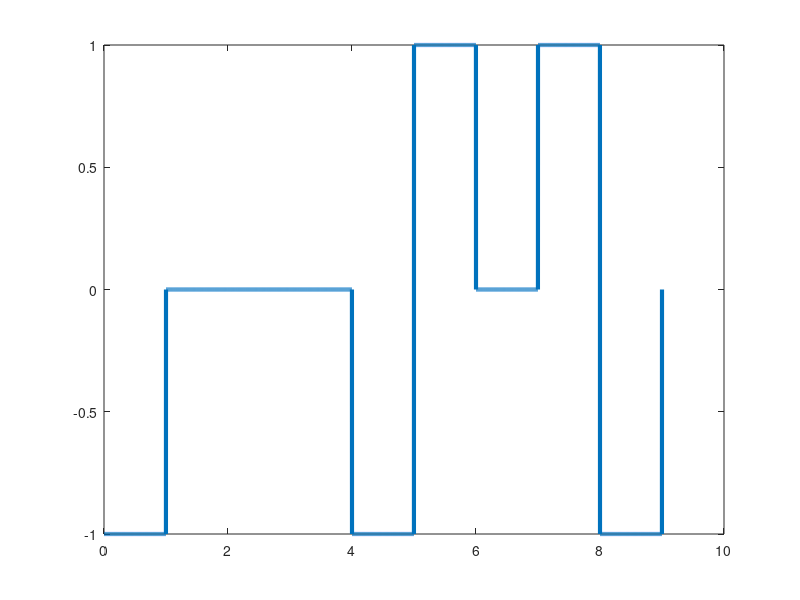

MATLAB code to generate this figure:
clc
clear all
close all

bits = [1 0 0 0 0 0 0 0 0];
bitrate = 1;
n = 1000;
T = length(bits)/bitrate;
N = n*length(bits);
dt = T/N;
t = 0:dt:T;
x = zeros(1,length(t));
counter = 0;
lastbit = 1;
for i=1:length(bits)
  if bits(i)==0
    counter = counter + 1;
    if counter==8
      x((i-1-7)*n+1:(i-7)*n) = 0;
      x((i-1-6)*n+1:(i-6)*n) = 0;
      x((i-1-5)*n+1:(i-5)*n) = 0;
      x((i-1-4)*n+1:(i-4)*n) = lastbit;
      x((i-1-3)*n+1:(i-3)*n) = -lastbit;
      lastbit = -lastbit;
      x((i-1-2)*n+1:(i-2)*n) = 0;
      x((i-1-1)*n+1:(i-1)*n) = lastbit;
      x((i-1)*n+1:i*n) = -lastbit;
      lastbit = -lastbit;
      counter = 0;
    end
  else
    counter = 0;
    x((i-1)*n+1:i*n) = -lastbit;
    lastbit = -lastbit;
  end
end
plot(t, x, 'Linewidth', 3);
counter = 0;
lastbit = 1;
for i = 1:length(t)
  if t(i)>counter
    counter = counter + 1;
    if x(i)==lastbit
      result(counter:counter+4) = 0;
      counter = counter + 4;
    else
      if(x(i)==0)
        result(counter) = 0;
      else
        result(counter) = 1;
        lastbit = -lastbit;
      end
    end
  end
end
disp('B8ZS Decoding:');
disp(result);